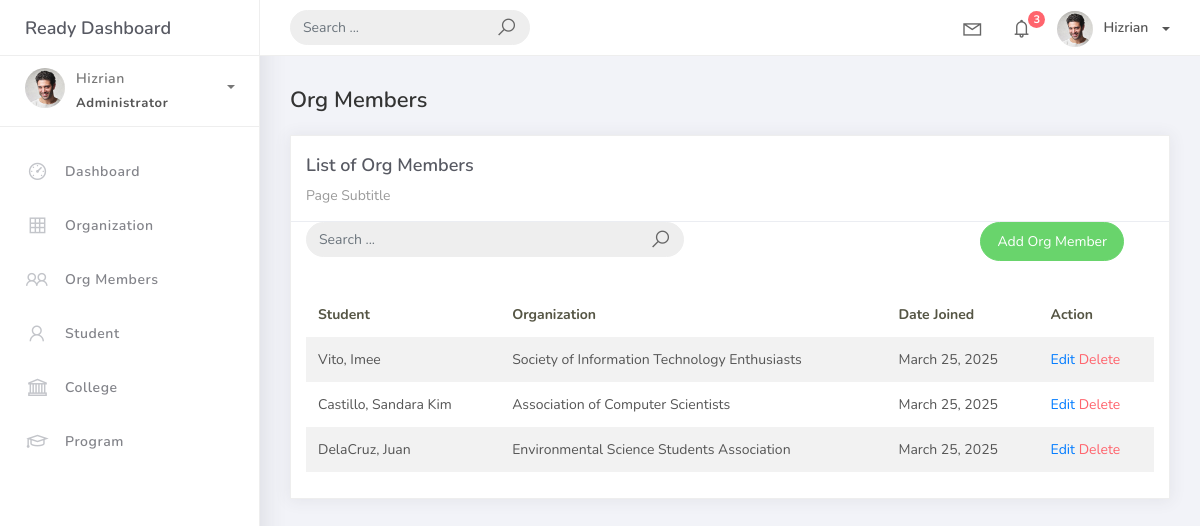
/orgmember_list, run on an earlier commit of the app's database.
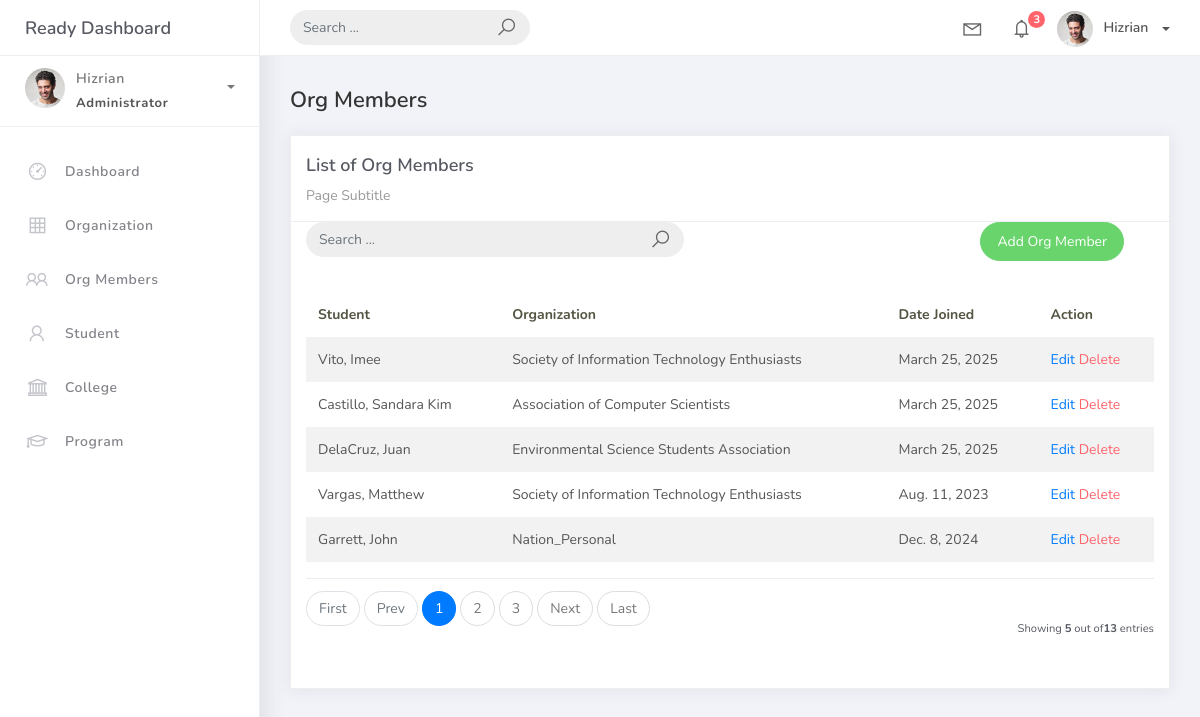
And on a later commit of the database.
### studentorg/models.py (models this page shows)
class BaseModel(models.Model):
    created_at = models.DateTimeField(auto_now_add=True, db_index=True)
    updated_at = models.DateTimeField(auto_now=True)
    class Meta:
        abstract = True

class OrgMember(BaseModel):
    student = models.ForeignKey(Student, on_delete=models.CASCADE)
    organization = models.ForeignKey(Organization, on_delete=models.CASCADE)
    date_joined = models.DateField()

class Student(BaseModel):
    student_id = models.CharField(max_length=15)
    lastname = models.CharField(max_length=25)
    firstname = models.CharField(max_length=25)
    middlename = models.CharField(max_length=25, blank=True, null=True)
    program = models.ForeignKey(Program, on_delete=models.CASCADE)
    def __str__(self):
        return f"{self.lastname}, {self.firstname}"

class Organization(BaseModel):
    name = models.CharField(max_length=250)
    college = models.ForeignKey(
        College, null=True, blank=True, on_delete=models.CASCADE
    )
    description = models.CharField(max_length=500)
    def __str__(self):
        return self.name

### studentorg/views.py (the view)
# urls.py: path('orgmember_list', OrgMemberList.as_view(), name='orgmember-list'),
class OrgMemberList(ListView):
    model = OrgMember
    context_object_name = 'orgmember'
    template_name = 'orgmember_list.html'
    paginate_by = 5
    def get_queryset(self, *args, **kwargs):
        qs = super(OrgMemberList, self).get_queryset(*args, **kwargs)
        if self.request.GET.get("q") != None:
            query = self.request.GET.get('q')
            qs = qs.filter(Q(student__lastname__icontains=query) |
                            Q(organization__name__icontains=query))
        return qs

### templates/orgmember_list.html
{% extends 'base.html' %}
{% load static %}
{% block content %}
<div class="content">
    <div class="container-fluid">
        <h4 class="page-title">Org Members</h4>
        <div class="row">
            <div class="col-md-12">
                <div class="card">
                    <div class="card-header">
                        <div class="card-title">List of Org Members</div>
                        <div class="card-category">Page Subtitle</div>
                    </div>
                    <div class="col-md-12 row">
                        <div class="col-md-6">
                            <form class="navbar-left navbar-form nav-search mr-md-3" action="{% url 'orgmember-list' %}">
                                <div class="input-group">
                                    <input type="text" placeholder="Search ..." class="form-control" name="q" />
                                    <div class="input-group-append">
                                        <span class="input-group-text">
                                            <i class="la la-search search-icon"></i>
                                        </span>
                                    </div>
                                </div>
                            </form>
                        </div>
                        <div class="col-md-6">
                            <div class="pull-right">
                                <a href="{% url 'orgmember-add' %}" class="btn btn-success btn-rounded">Add Org Member</a>
                            </div>
                        </div>
                    </div>
                    <div class="card-body">
                        <table class="table table-striped mt-3">
                            <thead>
                                <tr>
                                    <th scope="col">Student</th>
                                    <th scope="col">Organization</th>
                                    <th scope="col">Date Joined</th>
                                    <th scope="col">Action</th>
                                </tr>
                            </thead>
                            <tbody>
                                {% for object in object_list %}
                                <tr>
                                    <td>{{ object.student }}</td>
                                    <td>{{ object.organization }}</td>
                                    <td>{{ object.date_joined }}</td>
                                    <td>
                                        <a href="orgmember_list/{{ object.id }}">Edit</a>
                                        <a href="orgmember_list/{{ object.id }}/delete" class="text-danger">Delete</a>
                                    </td>
                                </tr>
                                {% empty %}
                                <tr>
                                    <td colspan="4" style="text-align: center;">
                                        <p class="text-sm font-weight-bold mb-0">No Records Found</p>
                                    </td>
                                </tr>
                                {% endfor %}
                            </tbody>
                        </table>
                        {% include 'includes/pagination.html' %}
                    </div>
                </div>
            </div>
        </div>
    </div>
</div>
{% endblock %}

What changed in the data, as far as the page shows it:
added OrgMember: student "Vargas, Matthew", organization "Society of Information Technology Enthusiasts", date_joined "Aug. 11, 2023"
added OrgMember: student "Garrett, John", organization "Nation_Personal", date_joined "Dec. 8, 2024"
Also different on the page:
{{ object_list.count }}: (not shown) → "5"
{{ paginator.count }}: (not shown) → "13"
text now shown: "First Prev Next Last Showing out of entries"
new list line: "1"
new list line: "2"
new list line: "3"
